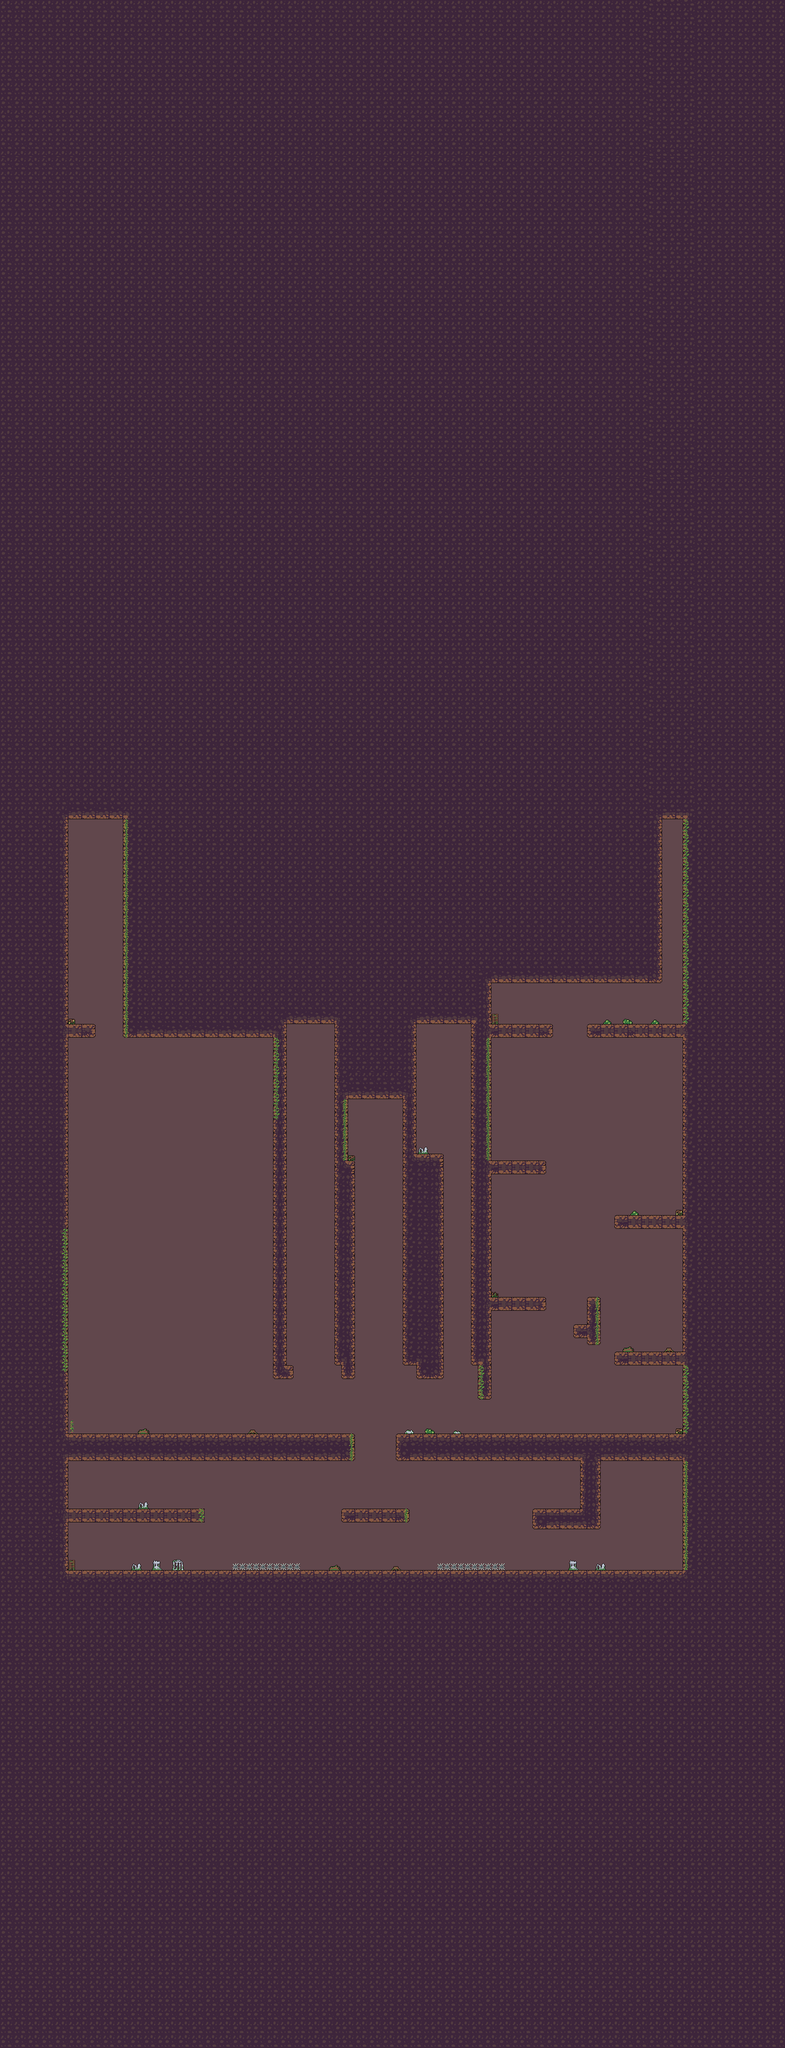

This game map was drawn from its Tiled (.tmx) file and the tilesets committed beside it. A one-line description and the trimmed map source follow:
An orthogonal 115x300 tile map with 16x16 px tiles, 3 tile layers (bg, tiles, decor), 1 hidden layer not drawn, 3 tilesets and 22 objects (4x orc_enemy, 4x weapon, 3x golem_enemy, 2x ouch, player, ...).

<map version="1.10" tiledversion="1.10.2" orientation="orthogonal" renderorder="right-down" width="115" height="300" tilewidth="16" tileheight="16" infinite="0" nextlayerid="8" nextobjectid="32">
 <tileset firstgid="1" source="../hackceler_tiles.tsx" />
 <tileset firstgid="121" source="../spike.tsx" />
 <tileset firstgid="1321" source="ruins_tileset.tsx" />
 <layer id="6" name="bg" width="115" height="300">
  <data>[34500 cells, 21850 non-empty, 1 distinct tile ids]</data>
 </layer>
 <layer id="1" name="tiles" width="115" height="300">
  <data>[34500 cells, 28195 non-empty, 61 distinct tile ids]</data>
 </layer>
 <layer id="7" name="decor" width="115" height="300">
  <data>[34500 cells, 225 non-empty, 33 distinct tile ids]</data>
 </layer>
 <layer id="4" name="platforms" width="115" height="300" visible="0">
  <data>[34500 cells, 1329 non-empty, 1 distinct tile ids]</data>
 </layer>
 <objectgroup id="5" name="objects">
  <object id="1" name="player" x="1576" y="2000" />
  <object id="3" name="trapped_jessse_npc" x="192" y="2380">
   <properties>
    <property name="stars" type="int" value="1" />
   </properties>
  </object>
  <object id="31" name="trapped_raibbit_npc" x="1520" y="3588">
   <properties>
    <property name="stars" type="int" value="2" />
   </properties>
  </object>
  <object id="4" name="golem_enemy" x="1232" y="2368">
   <properties>
    <property name="respawn" type="bool" value="true" />
   </properties>
   <point />
  </object>
  <object id="5" name="golem_enemy" x="1552" y="2816">
   <properties>
    <property name="walk_data" value="2000,W100,E100" />
   </properties>
   <point />
  </object>
  <object id="6" name="golem_enemy" x="880" y="3504">
   <point />
  </object>
  <object id="8" name="orc_enemy" x="1248" y="3012">
   <point />
  </object>
  <object id="9" name="orc_enemy" x="432" y="3508">
   <point />
  </object>
  <object id="10" name="orc_enemy" x="416" y="3332">
   <properties>
    <property name="walk_data" value="2000,E300,W300" />
   </properties>
   <point />
  </object>
  <object id="11" name="orc_enemy" x="1488" y="3332">
   <properties>
    <property name="respawn" type="bool" value="true" />
    <property name="walk_data" value="2000,W300,E300" />
   </properties>
   <point />
  </object>
  <object id="12" name="block_enemy" x="1136" y="3328">
   <point />
  </object>
  <object id="13" name="weapon" x="1184" y="3008">
   <properties>
    <property name="type" value="gun" />
   </properties>
   <point />
  </object>
  <object id="14" name="weapon" x="1216" y="2688">
   <properties>
    <property name="type" value="cannon" />
   </properties>
   <point />
  </object>
  <object id="15" name="weapon" x="736" y="3328">
   <properties>
    <property name="type" value="gun" />
   </properties>
   <point />
  </object>
  <object id="16" name="weapon" x="1552" y="3328">
   <properties>
    <property name="type" value="cannon" />
   </properties>
   <point />
  </object>
  <object id="17" name="portal" x="1312" y="3472" width="20" height="20">
   <properties>
    <property name="dest_x" type="int" value="1008" />
    <property name="dest_y" type="int" value="2655" />
    <property name="x_speed" value="5" />
    <property name="y_speed" type="int" value="5" />
   </properties>
  </object>
  <object id="18" name="ouch" x="1024" y="3664" width="160" height="16.5">
   <properties>
    <property name="damage" type="float" value="5" />
    <property name="min_distance" type="float" value="0" />
   </properties>
  </object>
  <object id="19" name="ouch" x="544" y="3664" width="160" height="16.5">
   <properties>
    <property name="damage" type="float" value="5" />
    <property name="min_distance" type="float" value="0" />
   </properties>
  </object>
  <object id="23" name="ruins_warp" x="192" y="3536">
   <point />
  </object>
  <object id="24" name="key_gate_2" x="1392" y="3632">
   <point />
  </object>
  <object id="25" name="key_gate_1" x="1264" y="3632">
   <point />
  </object>
  <object id="26" name="item_key" x="1008" y="2592">
   <properties>
    <property name="display_name" value="Key" />
   </properties>
   <point />
  </object>
 </objectgroup>
</map>
